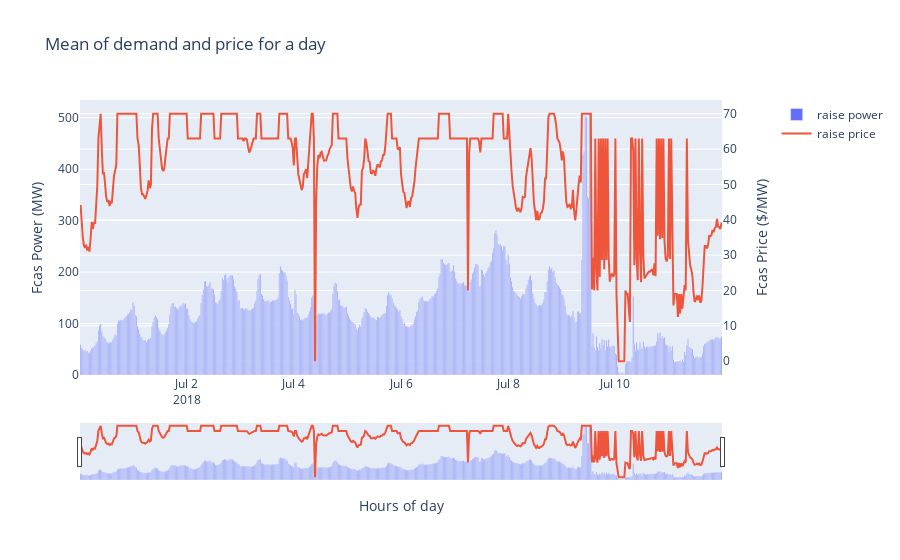

Source (notebook cell):
### Code cell
fig = make_subplots(specs=[[{"secondary_y": True}]])
fig.add_trace(go.Bar(x=results['timestamp'], y=results['b_fcas_power'], name='raise power'), secondary_y=False)
fig.add_trace(go.Scatter(x=results['timestamp'], y=results['fcas_clearing_price'], name='raise price'), secondary_y=True)

# Add figure title
fig.update_layout(
    title_text="Mean of demand and price for a day",
    xaxis_rangeslider_visible=True,
)

# Set x-axis title
fig.update_xaxes(title_text="Hours of day")

# Set y-axes titles
fig.update_yaxes(title_text="Fcas Power (MW)", secondary_y=False)
fig.update_yaxes(title_text="Fcas Price ($/MW)", secondary_y=True)

fig.show()

### Figure 1 — Plotly figure (JSON) as saved in the notebook; plotly's stock layout.template omitted (floating-point values rounded to 4 significant figures; data arrays with more than 128 entries replaced by an {"elided": "..."} marker saying what was removed)
{"data": [{"name": "raise power", "type": "bar", "x": {"elided": "575 str values"}, "xaxis": "x", "y": {"elided": "575 str values"}, "yaxis": "y"}, {"name": "raise price", "type": "scatter", "x": {"elided": "575 str values"}, "xaxis": "x", "y": {"elided": "575 float values"}, "yaxis": "y2"}], "layout": {"title": {"text": "Mean of demand and price for a day"}, "xaxis": {"anchor": "y", "domain": [0, 0.94], "rangeslider": {"visible": true}, "title": {"text": "Hours of day"}}, "yaxis": {"anchor": "x", "domain": [0, 1], "title": {"text": "Fcas Power (MW)"}}, "yaxis2": {"anchor": "x", "overlaying": "y", "side": "right", "title": {"text": "Fcas Price ($/MW)"}}}}
